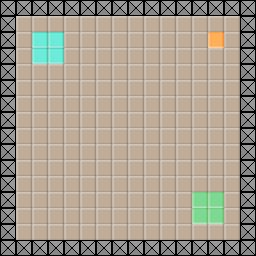

This is a level from a 2D game, rendered from its Tiled map with the project's own tilesets. A one-line summary and the complete map file follow:
An orthogonal 16x16 tile map with 16x16 px tiles, 1 tile layer (Tile Layer 1) and 12 objects.

<map version="1.4" tiledversion="1.4.3" orientation="orthogonal" renderorder="right-down" width="16" height="16" tilewidth="16" tileheight="16" infinite="0" nextlayerid="3" nextobjectid="23">
 <properties>
  <property name="description" value="This is Level 2" />
  <property name="name" value="Level 2" />
 </properties>
 <tileset firstgid="1" source="../tileset_common.tsx" />
 <layer id="1" name="Tile Layer 1" width="16" height="16">
  <data encoding="csv">
6,6,6,6,6,6,6,6,6,6,6,6,6,6,6,6,
6,2,2,2,2,2,2,2,2,2,2,2,2,2,2,6,
6,2,5,5,2,2,2,2,2,2,2,2,2,1,2,6,
6,2,5,5,2,2,2,2,2,2,2,2,2,2,2,6,
6,2,2,2,2,2,2,2,2,2,2,2,2,2,2,6,
6,2,2,2,2,2,2,2,2,2,2,2,2,2,2,6,
6,2,2,2,2,2,2,2,2,2,2,2,2,2,2,6,
6,2,2,2,2,2,2,2,2,2,2,2,2,2,2,6,
6,2,2,2,2,2,2,2,2,2,2,2,2,2,2,6,
6,2,2,2,2,2,2,2,2,2,2,2,2,2,2,6,
6,2,2,2,2,2,2,2,2,2,2,2,2,2,2,6,
6,2,2,2,2,2,2,2,2,2,2,2,2,2,2,6,
6,2,2,2,2,2,2,2,2,2,2,2,3,3,2,6,
6,2,2,2,2,2,2,2,2,2,2,2,3,3,2,6,
6,2,2,2,2,2,2,2,2,2,2,2,2,2,2,6,
6,6,6,6,6,6,6,6,6,6,6,6,6,6,6,6
</data>
 </layer>
 <objectgroup id="2" name="Object Layer 1">
  <object id="1" template="../templates/spawn.tx" x="48" y="48" />
  <object id="2" template="../templates/goal.tx" x="192" y="192" />
  <object id="3" template="../templates/checkpoint.tx" x="208" y="32" />
  <object id="4" template="../templates/line.tx" x="77.5" y="109.5">
   <polyline points="-45.5,18.5 146.5,18.5" />
  </object>
  <object id="5" template="../templates/ball.tx" x="16" y="144" width="32" height="32">
   <properties>
    <property name="line" type="object" value="4" />
    <property name="speed" type="float" value="100" />
   </properties>
  </object>
  <object id="16" template="../templates/coin.tx" x="84" y="88" />
  <object id="17" template="../templates/coin.tx" x="112" y="52" />
  <object id="18" template="../templates/coin.tx" x="156" y="64" />
  <object id="19" template="../templates/coin.tx" x="100" y="76" />
  <object id="20" template="../templates/coin.tx" x="160" y="92" />
  <object id="21" template="../templates/coin.tx" x="120" y="88" />
  <object id="22" template="../templates/coin.tx" x="184" y="80" />
 </objectgroup>
</map>
